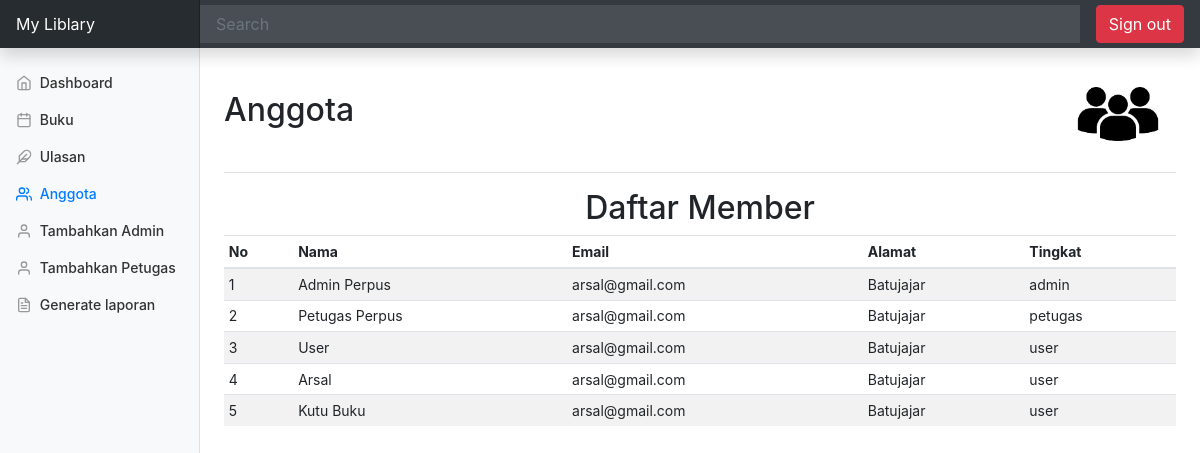
Screenshot of /fitur/anggota.php (signed in) with the database file from the repository.
### tables this page shows
CREATE TABLE `user` (
  `userid` int(11) NOT NULL,
  `username` varchar(225) NOT NULL,
  `password` varchar(225) NOT NULL,
  `email` varchar(225) NOT NULL,
  `namalengkap` varchar(225) NOT NULL,
  `alamat` varchar(225) NOT NULL,
  `level` varchar(20) NOT NULL
);

### fitur/anggota.php (the view, shortened to what this page needs)
<?php
include '../koneksi.php';
?>
<!doctype html>
<html lang="en">
  <head>
<link href="../assets/css/bootstrap.min.css" rel="stylesheet">
    <link href="../assets/css/dashboard.css" rel="stylesheet">
  </head>
  <body>
    <form action="anggota.php">
  <nav class="navbar navbar-dark sticky-top bg-dark flex-md-nowrap p-0 shadow">
  <a class="navbar-brand col-md-3 col-lg-2 mr-0 px-3" href="#">My Liblary</a>
  <input class="form-control form-control-dark w-100" type="text" placeholder="Search" aria-label="Search" name="cari" value="<?php if(isset($_GET['cari'])){ echo $_GET['cari'];}?>">
  <ul class="navbar-nav px-3">
    <li class="nav-item text-nowrap">
      <a class="btn btn-danger" href="../logout.php">Sign out</a>
    </li>
  </ul>
</nav>
</form>
<div class="container-fluid">
  <div class="row">
    <nav id="sidebarMenu" class="col-md-3 col-lg-2 d-md-block bg-light sidebar collapse">
      <div class="sidebar-sticky pt-3">
        <ul class="nav flex-column">
          <li class="nav-item">
            <a class="nav-link" href="../index.php">
              <span data-feather="home"></span>
              Dashboard <span class="sr-only">(current)</span>
            </a>
          </li>
          <li class="nav-item">
            <a class="nav-link" href="buku.php">
              <span data-feather="calendar"></span>
              Buku
            </a>
          </li>
          <li class="nav-item">
            <a class="nav-link" href="ulasan.php">
              <span data-feather="feather"></span>
              Ulasan
            </a>
          </li>
          <li class="nav-item">
            <a class="nav-link active" href="anggota.php">
              <span data-feather="users"></span>
              Anggota
            </a>
          </li>
          <?php
            $id_user = $_SESSION['userid'];
            $qry = mysqli_query($connect,"SELECT * FROM user WHERE userid='$id_user'");
            while($admin = mysqli_fetch_array($qry)){
            ?>
            <?php
            if($admin['level'] != 'petugas'){ ?>
          <li class="nav-item">
            <a class="nav-link" href="register-admin.php?id=<?php echo $admin['userid']; ?>">
              <span data-feather="user"></span>
              Tambahkan Admin
            </a>
          </li>
          <li class="nav-item">
            <a class="nav-link" href="register.php?id=<?php echo $admin['userid']; ?>">
              <span data-feather="user"></span>
              Tambahkan Petugas
            </a>
          </li>
          <?php
            }
            ?>
        <?php
        }
        ?>
          <li class="nav-item">
            <a class="nav-link" href="laporan.php">
              <span data-feather="file-text"></span>
              Generate laporan
            </a>
          </li>
        </ul>
      </div>
    </nav>
    <main role="main" class="col-md-9 ml-sm-auto col-lg-10 px-md-4">
      <div class="d-flex justify-content-between flex-wrap flex-md-nowrap align-items-center pt-3 pb-2 mb-3 border-bottom">
        <h1 class="h2">Anggota</h1>
        <div class="btn-toolbar mb-2 mb-md-0">
          <div class="btn-group mr-2">
          <img src="../assets/img/anggota.png" style="width: 100px; border-radius: 50%;">
          </div>
        </div>
      </div>
      <h2 align="center">Daftar Member</h2>
      <div class="table-responsive">
      <table class="table table-striped table-sm">
        <thead>
            <th bgcolor="white">No</th>
            <th bgcolor="white">Nama</th>
            <th bgcolor="white">Email</th>
            <th bgcolor="white">Alamat</th>
            <th bgcolor="white">Tingkat</th>
        </thead>
        <tbody>
            <?php
          if(isset($_GET['cari'])) {
              $cari = $_GET['cari'];
              $query = "SELECT * FROM user WHERE namalengkap like '%".$cari."%'";
          } else{
              $query = "SELECT * FROM user";
          }
          $result = mysqli_query($connect,$query);
            $no = 1;
            while ($member=mysqli_fetch_array($result)) {
                $email = $member['email'];
                $nama = $member['namalengkap'];
                $alamat = $member['alamat'];
                $level = $member['level'];
            ?>
            <tr>
            <td><?php echo $no++?></td>
            <td><?php echo $nama?></td>
            <td><?php echo $email?></td>
            <td><?php echo $alamat?></td>
            <td><?php echo $level?></td>
            </tr>
            <?php
            }
            ?>
        </tbody>
        </table>
      </div>
    </main>
  </div>
</div>
  </body>
</html>

### assets/css/dashboard.css (style rules this page uses)
body { font-size: .875rem; }
.feather { width: 16px; height: 16px; vertical-align: text-bottom; }
.sidebar { position: fixed; top: 0; bottom: 0; left: 0; z-index: 100; padding: 48px 0 0; box-shadow: inset -1px 0 0 rgba(0, 0, 0, .1); }
.sidebar-sticky { position: relative; top: 0; height: calc(100vh - 48px); padding-top: .5rem; overflow-x: hidden; overflow-y: auto; }
.sidebar .nav-link { font-weight: 500; color: #333; }
.sidebar .nav-link .feather { margin-right: 4px; color: #999; }
.sidebar .nav-link.active { color: #007bff; }
.sidebar .nav-link:hover .feather, .sidebar .nav-link.active .feather { color: inherit; }
.navbar-brand { padding-top: .75rem; padding-bottom: .75rem; font-size: 1rem; background-color: rgba(0, 0, 0, .25); box-shadow: inset -1px 0 0 rgba(0, 0, 0, .25); }
.navbar .form-control { padding: .75rem 1rem; border-width: 0; border-radius: 0; }
.form-control-dark { color: #fff; background-color: rgba(255, 255, 255, .1); border-color: rgba(255, 255, 255, .1); }

### fitur/anggota.php (style rules this page uses)
body { background-image: url(''); background-size: cover; }

### rows the page displays
user: namalengkap "Admin Perpus", email "arsal@gmail.com", alamat "Batujajar", level "admin"
user: namalengkap "Petugas Perpus", email "arsal@gmail.com", alamat "Batujajar", level "petugas"
user: namalengkap "User", email "arsal@gmail.com", alamat "Batujajar", level "user"
user: namalengkap "Arsal", email "arsal@gmail.com", alamat "Batujajar", level "user"
user: namalengkap "Kutu Buku", email "arsal@gmail.com", alamat "Batujajar", level "user"
